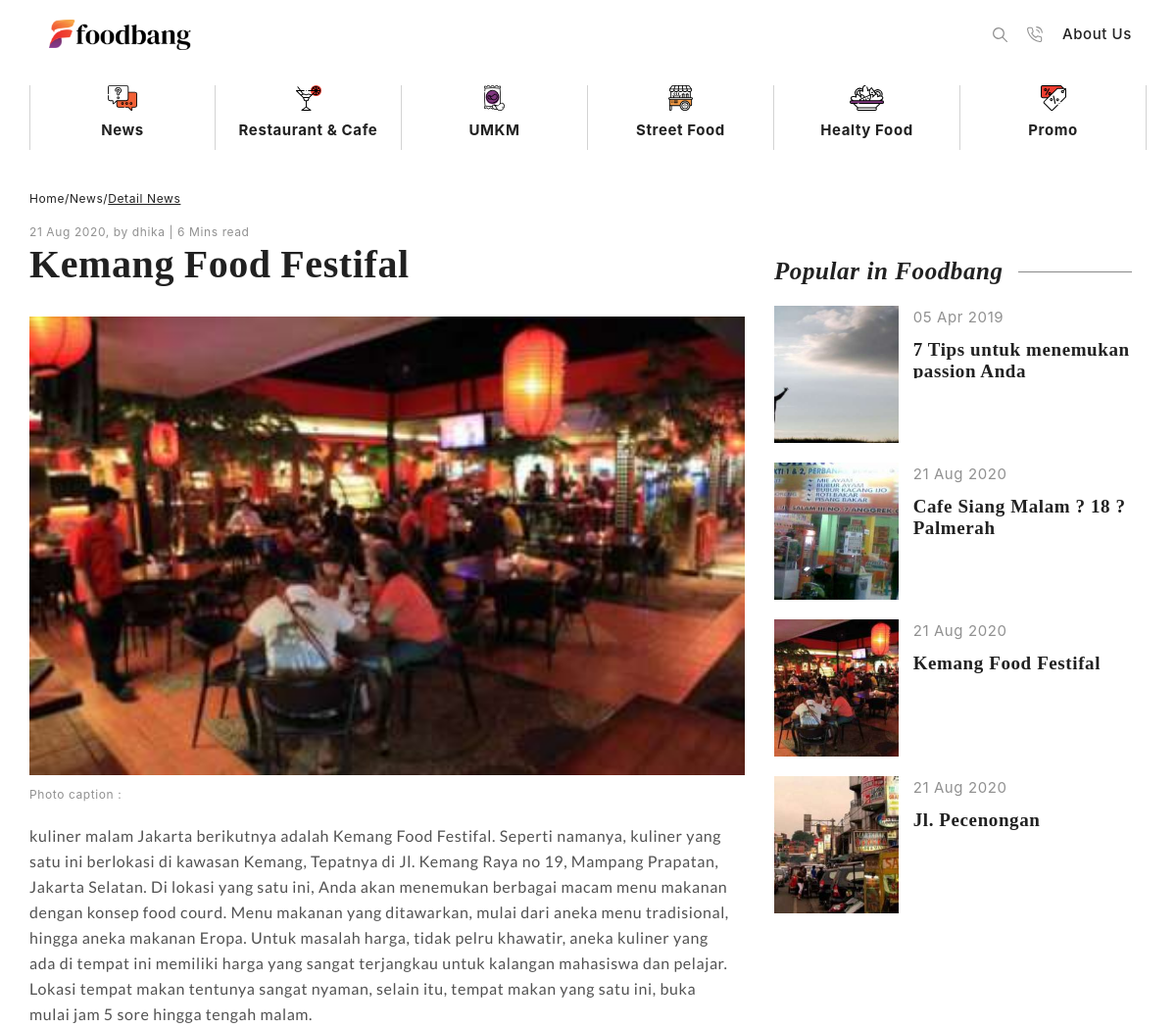
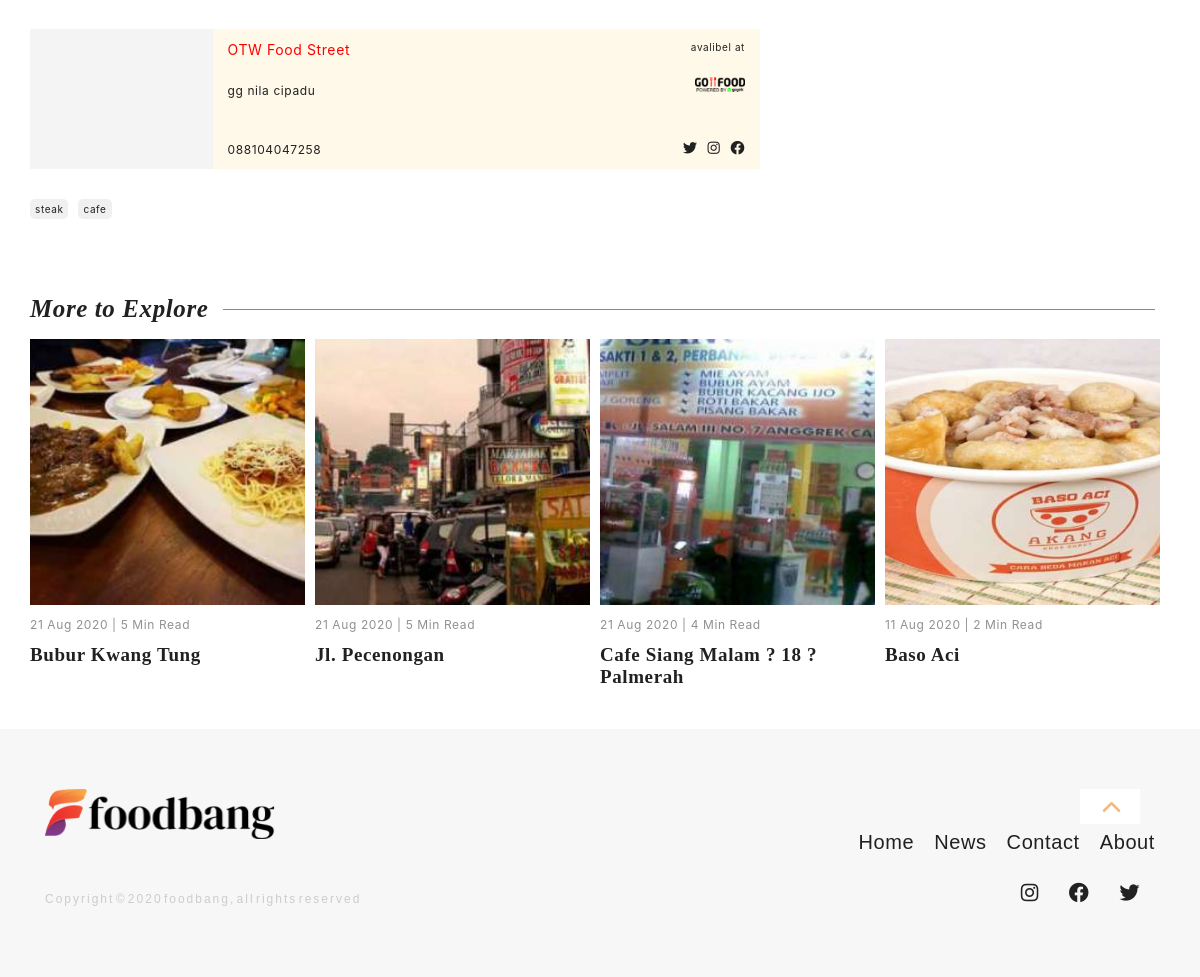
Before: /news/detail/gofood-com-1933888409 with the older database file (2 pictures, top to bottom).
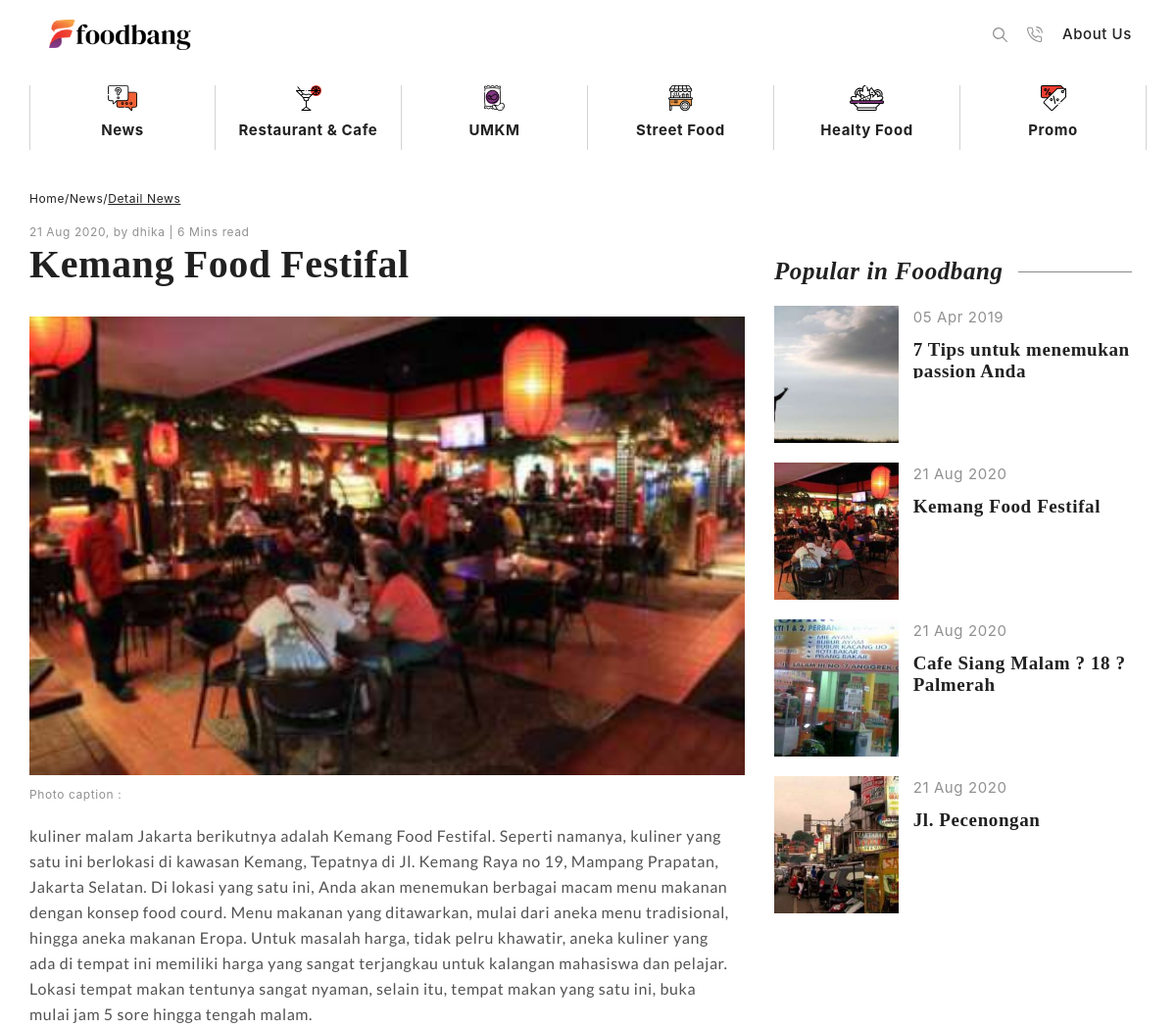
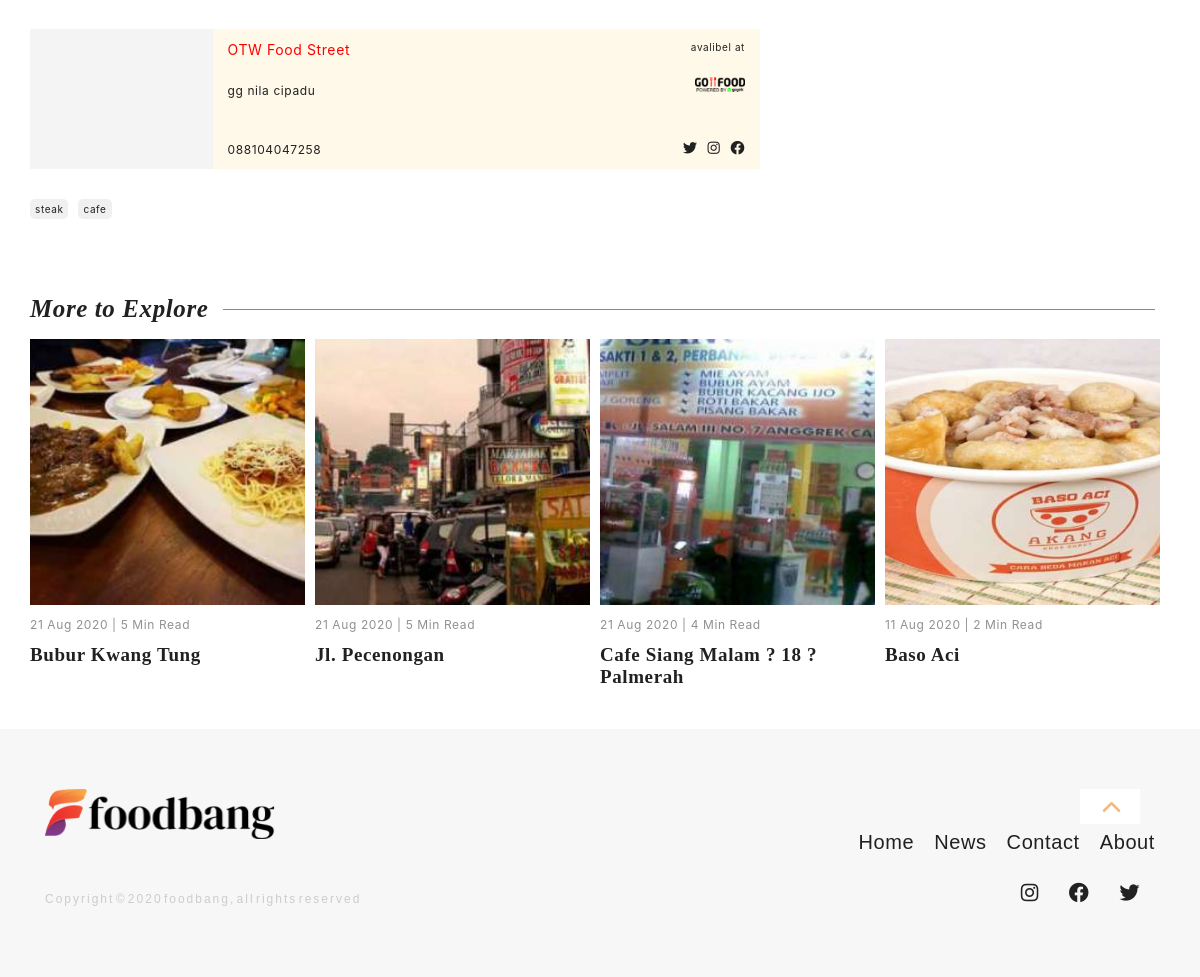
After: the same page with the newer database file (2 pictures, top to bottom).
### tables this page shows
CREATE TABLE `tbl_post` (
  `post_id` int(11) NOT NULL,
  `post_title` varchar(250) DEFAULT NULL,
  `post_description` text DEFAULT NULL,
  `post_description_title` varchar(255) NOT NULL,
  `post_contents` longtext DEFAULT NULL,
  `post_image` varchar(40) DEFAULT NULL,
  `post_image_desc` varchar(255) NOT NULL,
  `post_date` timestamp NULL DEFAULT current_timestamp(),
  `post_last_update` datetime DEFAULT NULL,
  `post_type_id` int(11) NOT NULL,
  `post_category_id` int(11) DEFAULT NULL,
  `post_subcategory_id` int(11) NOT NULL,
  `post_tags` varchar(225) DEFAULT NULL,
  `post_slug` varchar(250) DEFAULT NULL,
  `post_feature_article` int(11) NOT NULL,
  `post_city_id` int(11) NOT NULL,
  `post_location_id` int(11) NOT NULL,
  `post_halal_id` int(11) NOT NULL,
  `post_additional_id` int(11) NOT NULL,
  `post_status` int(11) DEFAULT NULL COMMENT '1=Publish, 0=Unpublish',
  `post_views` int(11) DEFAULT 0,
  `post_user_id` int(11) DEFAULT NULL,
  `post_detail_id` varchar(255) NOT NULL,
  `email_news_update` int(11) NOT NULL DEFAULT 0
);

CREATE TABLE `tbl_user` (
  `user_id` int(11) NOT NULL,
  `user_name` varchar(100) DEFAULT NULL,
  `user_email` varchar(60) DEFAULT NULL,
  `user_password` varchar(40) DEFAULT NULL,
  `user_level` varchar(10) DEFAULT NULL,
  `user_status` varchar(10) DEFAULT '1',
  `user_photo` varchar(40) DEFAULT NULL
);

CREATE TABLE `tbl_detail_news` (
  `detail_news_id` varchar(255) NOT NULL,
  `detail_news_name` varchar(100) NOT NULL,
  `detail_news_availability` longtext DEFAULT NULL,
  `detail_news_social` longtext DEFAULT NULL,
  `detail_news_address` varchar(100) NOT NULL,
  `detail_news_phone` varchar(15) NOT NULL,
  `detail_news_gmaps` longtext DEFAULT NULL,
  `detail_news_created_at` int(50) NOT NULL DEFAULT current_timestamp(),
  `detail_news_update_at` int(50) NOT NULL DEFAULT current_timestamp()
);

### application/views/news_detail_view.php (the view, shortened to what the changed rows need)
<?php
$b_social = json_decode($detail['detail_news_social']);
$b_availability = json_decode($detail['detail_news_availability']);
?>
<!DOCTYPE html>
<html lang="en">
<head>
    <link rel="stylesheet" href="<?php echo base_url('theme/css/bootstrap.min.css') ?>" />
    <link rel="stylesheet" href="<?php echo base_url('theme/css/style.css') ?>" />
    <link rel="stylesheet" href="<?php echo base_url('theme/css/style-custome-dhika.css') ?>" />
    <link rel="stylesheet" href="<?php echo base_url('theme/css/padding-margin.css') ?>" />
    <link href="<?php echo base_url() . 'theme/css/jssocials.css' ?>" rel="stylesheet">
    <link href="<?php echo base_url() . 'theme/css/jssocials-theme-flat.css' ?>" rel="stylesheet">
    <link rel="stylesheet" href="<?php echo base_url() . 'assets/plugins/fontawesome/css/all.css' ?>" />
    <link rel="stylesheet" href="https://stackpath.bootstrapcdn.com/font-awesome/4.7.0/css/font-awesome.min.css"
>
</head>
<body class="content-animate">
    <div id="top">
        <main class="cd-main-content">
            <section>
                <div class="container">
                    <div class="row">
                        <div class="col-lg-8">
                            <div class="row cpl-0">
                                <div class="col-sm-12 pl-0">
                                    <div class="row">
                                        <div class="col-sm-7 text-thema-1 text-theme-color-1" style="font-size:12px"><?php $date = date_create($detail['post_date']);
echo date_format($date, "d M Y");?>, by <?=$detail['user_name']?> |
                                            <?=min_of_read($detail['post_title'], $detail['post_contents'])?>
                                            Mins read</div>
                                        <div class="col-sm-5 d-flex justify-content-md-end pr-30">
                                        </div>
                                    </div>
                                </div>
                                <div class="col-sm-12 pl-0 text-theme-2 text-thema-split-2"
                                    style="font-size:40px;font-weight: bold;word-spacing:-1px; line-height: normal;">
                                    <?=$detail['post_title']?>
                                </div>
                            </div>
                            <div class="row lbpr-30 pm-16">
                                <div class="col-sm-12 pl-0 pr-0 pt-30">
                                    <img src="<?php echo base_url() . 'assets/images/' . $detail['post_image']; ?>"
                                        class="img-fluid" alt="Responsive image" width="100%">
                                </div>
                            </div>
                            <div class="row lbpr-30 pt-20 pm-16">
                                <div class="col-sm-12 pl-0 text-thema-1" style="font-size:15px">
                                    <?=$detail['post_contents']?>
                                </div>
                            </div>
                            <div class="mt-30 lbpr-30 mb-30 pm-16">
                                <div class="row" style=" background-color:#FFF9EA;">
                                    <div class="col-9 pb-10">
                                        <div class="row" style="min-height:100%;">
                                            <div class="col-7">
                                                <div class="row" style="min-height:100%;">
                                                    <div class="col-12 pt-10" style="color:red;">
                                                        <?=$detail['detail_news_name']?>
                                                    </div>
                                                    <div class="col-12" style="font-size:12px;">
                                                        <?=$detail['detail_news_address']?></div>
                                                    <div class="col-12  d-flex align-items-end" style="font-size:12px;">
                                                        <?=$detail['detail_news_phone']?>
                                                    </div>
                                                </div>
                                            </div>
                                            <div class="col-5">
                                                <div class="row" style="min-height:100%;">
                                                    <div class="pt-10 col-12  d-flex flex-row-reverse">
                                                        <div>
                                                            <?php foreach ($b_availability as $a): ?>
                                                            <div style="float:right"><a href="<?php echo $a->availability_value; ?>"><img
                                                                        src="<?php echo base_url() . 'assets/images/' . $a->availability_img; ?>"
                                                                        class="img-fluid pl-10 pb-10 detail-img-av"
                                                                        alt="Responsive image" style="height:25px;">
                                                                </a>
                                                            </div>
                                                            <?php endforeach;?>
                                                        </div>
                                                    </div>
                                                    <div
                                                        class="pt-10 pr-0 col-12 row d-flex flex-row-reverse d-flex align-items-end">
                                                        <?php foreach ($b_social as $s): ?>
                                                        <a href="<?php echo $s->social_value; ?>"><i
                                                                class="<?php echo $s->social_icon; ?> pl-10"></i></a>
                                                        <?php endforeach;?>
                                                    </div>
                                                </div>
                                            </div>
                                        </div>
                                    </div>
                                </div>
                            </div>
                            <div class="row mb-30 pm-16">
                                <div class="col-12 pl-0">
                                    <?php $split_tag = explode(",", $detail['post_tags']);
foreach ($split_tag as $tag): ?>
                                    <div class="float-left mr-10 mb-10"
                                        style="background-color:#F0F0F0; color:#919191; padding:2px 5px; border-radius:5px; font-size:10px;">
                                        <a href="<?php echo site_url('tag/' . $tag); ?>"><?php echo $tag; ?></a>
                                    </div>
                                    <?php endforeach;?>
                                </div>
                            </div>
                        </div>
                        <div class="col-lg-4">
                            <div class="hide-m">
                                <?php foreach ($popular as $item): ?>
                                <div class="row pb-20 cpl-0">
                                    <div class="col-4 popular-b-image m-0"
                                        style="background-image: url('<?php echo base_url() . 'assets/images/' . $item['post_image']; ?>') ;">
                                    </div>
                                    <div class="col-8 pl-0 pr-0">
                                        <div class="col-12 colot-theme-1  mb-10" style="font-size:15px;"><span>
                                                <?php $date = date_create($item['post_date']);
echo date_format($date, "d M Y");?>
                                            </span></div>
                                        <div class="col-12  text-thema-split-2" style="height:40px;">
                                            <div class="text-theme-1"
                                                style="margin-top:0px;font-size:19px;font-weight:bold; line-height: normal;">
                                                <a
                                                    href="<?php echo base_url() . dy_link($item['post_slug'], $item['post_type_id']); ?>"><?=$item['post_title']?></a>
                                            </div>
                                        </div>
                                    </div>
                                </div>
                                <?php endforeach?>
                            </div>
                        </div>
                    </div>
                </div>
            </section>
            <section class="pb-30">
                <div class="container">
                    <div class="row cpl-0">
                        <?php foreach ($more_to_exploler as $item): ?>
                        <div class="col-md-3">
                            <div class="row pr-10">
                                <div class="col-12 image-exploler m-0 dn-img-exploler"
                                    style="background-image: url('<?php echo base_url() . 'assets/images/' . $item['post_image']; ?>');">
                                </div>
                                <div class="col-12 pl-0   colot-theme-1 pb-10 pt-10" style="font-size:12px;"><span><?php $date = date_create($item['post_date']);
echo date_format($date, "d M Y");?> | <?=min_of_read($item['post_title'], $item['post_contents'])?>
                                        Min Read</span>
                                </div>
                                <div class="col-12 pl-0 text-thema-split-2" style="height:50px;">
                                    <div class="text-theme-1" style="margin-top:0px;font-size:19px;font-weight:bold;">
                                        <a
                                            href="<?php echo base_url() . 'news/detail/' . $item['post_slug']; ?>"><?=$item['post_title']?></a>
                                    </div>
                                </div>
                            </div>
                        </div>
                        <?php endforeach;?>
                    </div>
                </div>
            </section>
        </main>
    </div>
</body>
</html>

Changed rows visible on the page:
changed tbl_post "Kemang Food Festifal": moves up the list
